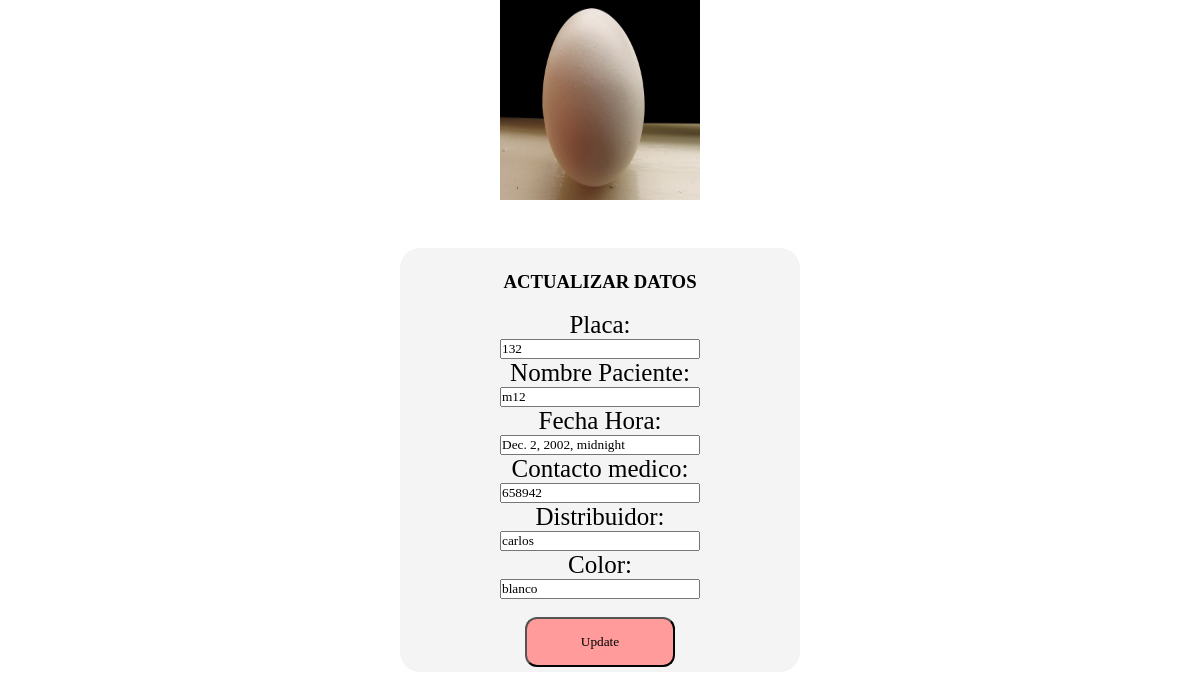
/edit/29, run on the app's committed database.
### employee/models.py (models this page shows, shortened)
class Employee(models.Model):
    eid = models.CharField(max_length=25)
    epaciente = models.CharField(max_length=250)
    efechahora = models.DateTimeField()
    emedico = models.CharField(max_length=250)
    edistri = models.CharField(max_length=250)
    ecolor = models.CharField(max_length=250)
    class Meta:
        db_table = "employee"

### employee/views.py (the view)
# urls.py: path('edit/<int:id>', views.edit),
def edit(request, id):
    employee = Employee.objects.get(id=id)
    return render(request,'edit.html', {'employee':employee})

### employee/templates/edit.html (shortened to what this page needs)
<!DOCTYPE html>
<html lang="en">
<head>
    {% load static %}
    <link rel="stylesheet" href="..\static\css\edit.css">
</head>
<body>
    <img src = "{% static '/R.jpg' %}" height="200" width="200" class="d-inline-block align-top">
    <form method="POST" action="/update/{{employee.id}}">
        <div>
            <br>
            <p>
                <h3>ACTUALIZAR DATOS</h3>
                <br>
            </p>
        </div>
        <div>
            <p>Placa:</p>
            <div>
                <input type="text" name="eid" value="{{employee.eid}}" />
            </div>
        </div>
        <div>
            <p>Nombre Paciente:</p>
            <div>
                <input type="text" name="epaciente" value="{{employee.epaciente}}" />
            </div>
        </div>
        <div>
            <p>Fecha Hora:</p>
            <div>
                <input type="datetime" name="efechahora" value="{{employee.efechahora}}" />
            </div>
        </div>
        <div>
            <p>Contacto medico:</p>
            <div>
                <input type="text" name="emedico" value="{{employee.emedico}}" />
            </div>
        </div>
        <div>
            <p>Distribuidor:</p>
            <div>
                <input type="text" name="edistri" value="{{employee.edistri}}" />
            </div>
        </div>
        <div>
            <p>Color:</p>
            <div>
                <input type="text" name="ecolor" value="{{employee.ecolor}}" />
            </div>
        </div>
        <div>
            <br>
            <button type="submit">Update</button>
        </div>
    </form>
</body>
</html>

### employee/static/css/edit.css (style rules this page uses)
* { margin: 0; padding: 0; box-sizing: border-box; font-family: 'Times New Roman', Times, serif; }
form { border-radius: 20px; width: fit-content; margin: auto; text-align: center; display: flex; flex-direction: column; padding: 5px 12px; background-color: rgba(238, 238, 238, 0.623); backdrop-filter: blur(5px); width: 400px; height: fit-content; justify-content: center; }
body { height: 90vh; display: flex; flex-direction: column; align-items: center; justify-content: center; }
p { font-size: 25px; }
input { width: 200px; }
button { border-radius: 12px; background-color: #ff9b9b; backdrop-filter: blur(5px); cursor: pointer; margin: auto; text-decoration: none; width: 150px; height: 50px; }

### data on the page
Employee: eid "132", epaciente "m12", efechahora "Dec. 2, 2002, midnight", emedico "658942", edistri "carlos", ecolor "blanco"
